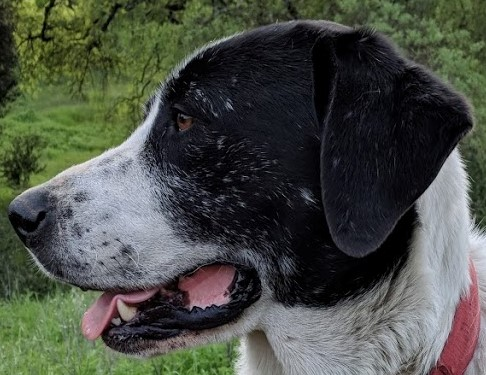
#> input picture DATA/sammy_face.jpg, 486 x 375 px
$ jupyter execute edge_detection.ipynb   (shell and % lines are left out)
#> lines starting #> are read from the running program, lines starting #| are printed output that depends on the picture; after the words box and inside, x2 and y2 are one past the last pixel; in counts of white or black regions, pixels touching at a corner belong together
[cell 1]
# HOW TO USE CANNY ALGORITHM
    # 1. Apply Gaussian Filter to smooth the image in order to remove the noise
    # 2. Find intensity gradients of the image
    # 3. Apply non-maximum suppression to get rid of spurious response to edge detection
    # 4. Apply double threshold to determine potential edges
    # 5. Track edge by hysteresis (finding only strong edges)

# For high resolution images, if we want only general edges, it is a good idea to apply
# custom blur before applying Canny Algorithm

[cell 2]
import cv2
import numpy as np
import matplotlib.pyplot as plt

[cell 3]
img = cv2.imread('../DATA/sammy_face.jpg')
#> img is the input picture: shape (375, 486, 3); mean B, G, R 70, 78.7, 74.2

[cell 4]
plt.imshow(img)

[cell 5]
edges = cv2.Canny(image=img, threshold1=127, threshold2=127)
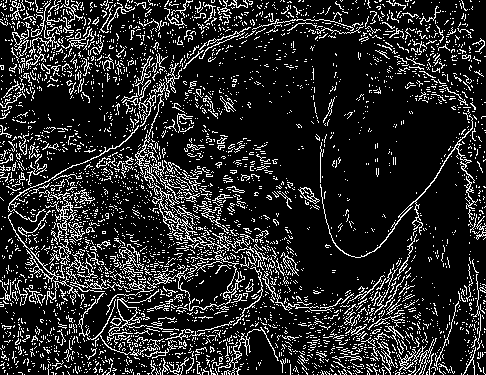
#> edges: shape (375, 486); 15.6% white in thin lines or dots

[cell 6]
plt.imshow(edges)

# we can see the general edges but also unnecessary edges

[cell 7]
edges = cv2.Canny(image=img, threshold1=0, threshold2=255)
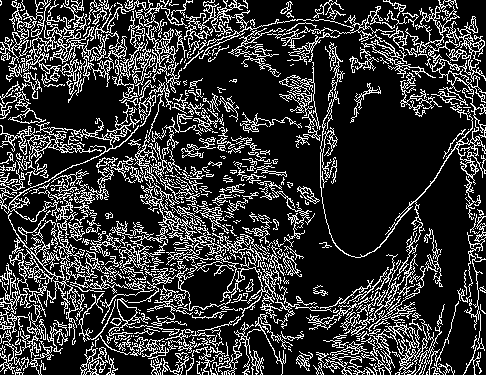
#> edges: shape (375, 486); 21% white in thin lines or dots
plt.imshow(edges)

[cell 8]
med_val = np.median(img)
#> med_val = 64
med_val
#> Out = 64

[cell 9]
# LOWER THRESHOLD TO EITHER 0 OR 70% OF THE MEDIAN VALUE WHICHEVER IS GREATER
lower = int(max(0, 0.7*med_val))
#> lower = 44

# UPPER THRESHOLD TO EITHER 130% OF MEDIAN OR THE MAX 255, WHICHEVER IS SMALLER
upper = int(min(255, 1.3*med_val))
#> upper = 83

[cell 10]
edges = cv2.Canny(image=img, threshold1=lower, threshold2=upper)
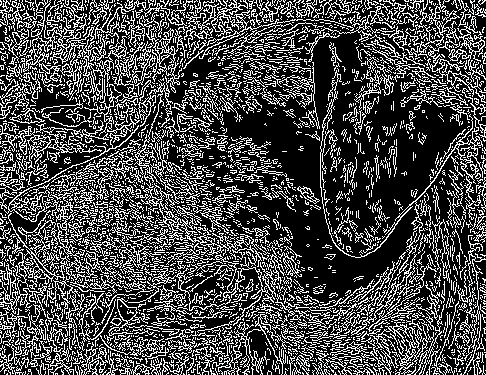
#> edges: shape (375, 486); 28.7% white in thin lines or dots
plt.imshow(edges)

[cell 11]
blurred_img = cv2.blur(img, ksize=(5,5))
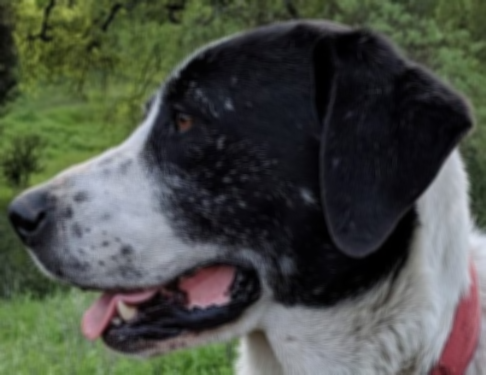
#> blurred_img: shape (375, 486, 3); mean B, G, R 70, 78.7, 74.2

[cell 12]
edges = cv2.Canny(image=blurred_img, threshold1=lower, threshold2=upper)
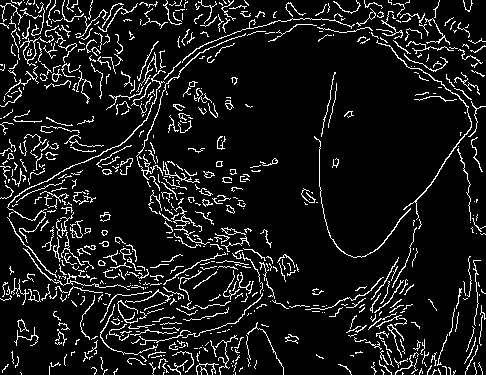
#> edges: shape (375, 486); 9.4% white in thin lines or dots
plt.imshow(edges)

[cell 13]
# PLAY AROUND WITH THE KSIZE AND THRESHOLD2

blurred_img = cv2.blur(img, ksize=(6,6))
edges = cv2.Canny(image=blurred_img, threshold1=lower, threshold2=upper + 50)
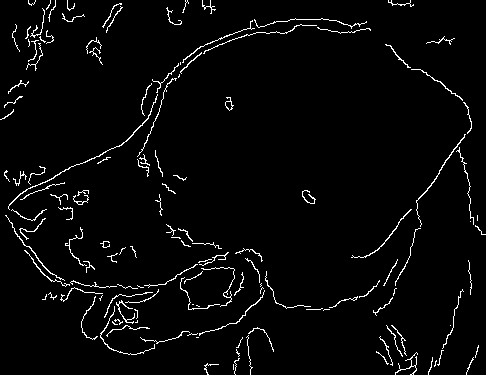
#> edges: shape (375, 486); 3.2% white in thin lines or dots
plt.imshow(edges)

$ run again, with DATA/00-puppy.jpg copied over DATA/sammy_face.jpg
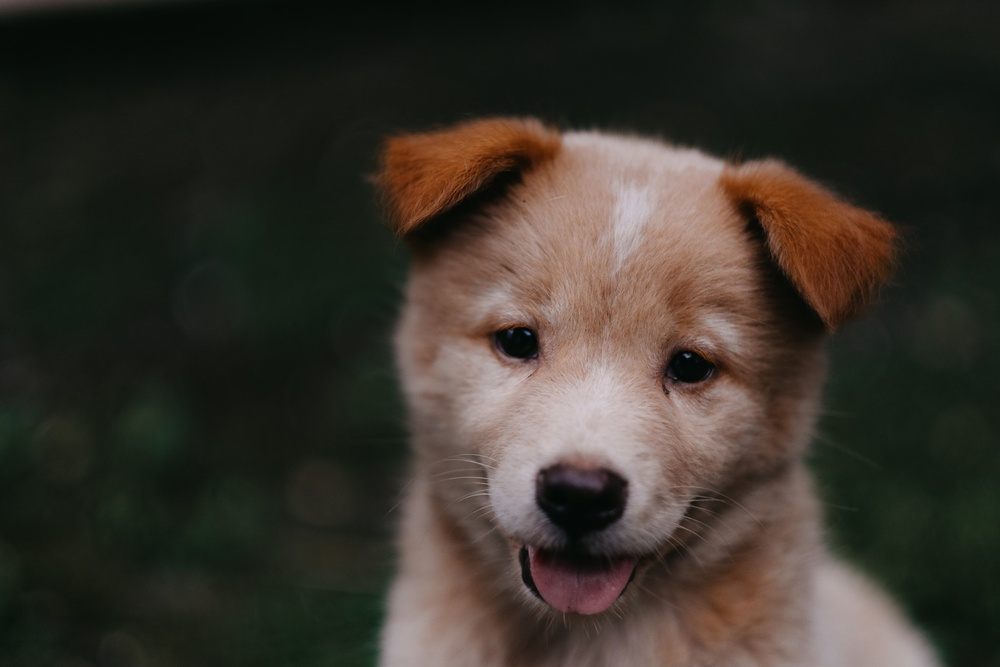
#> input picture DATA/00-puppy.jpg, 1000 x 667 px, shrunk from 1950 x 1300 before the run
#> img is the input picture: shape (667, 1000, 3); mean B, G, R 43.8, 51.8, 57.3
#> `edges = cv2.Canny(image=img, threshold1=0, threshold2=255)`:
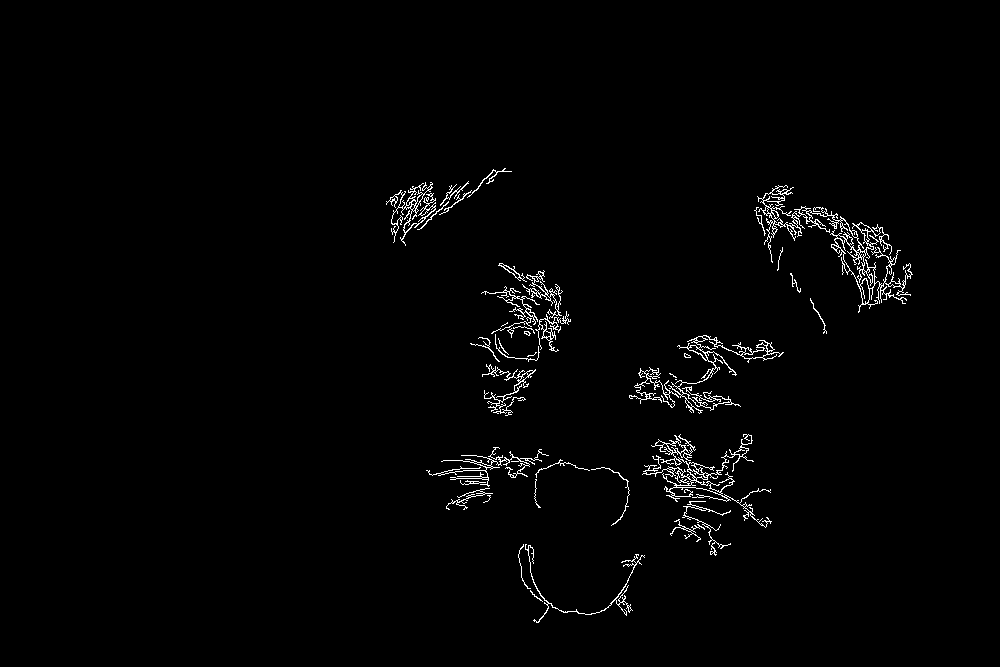
#> edges: shape (667, 1000); 1.5% white in thin lines or dots, all inside (x1, y1, x2, y2) = (386, 168, 913, 623)
#> med_val = 27
#> lower = 18
#> upper = 35
#> `edges = cv2.Canny(image=blurred_img, threshold1=lower, threshold2=uppe..`:
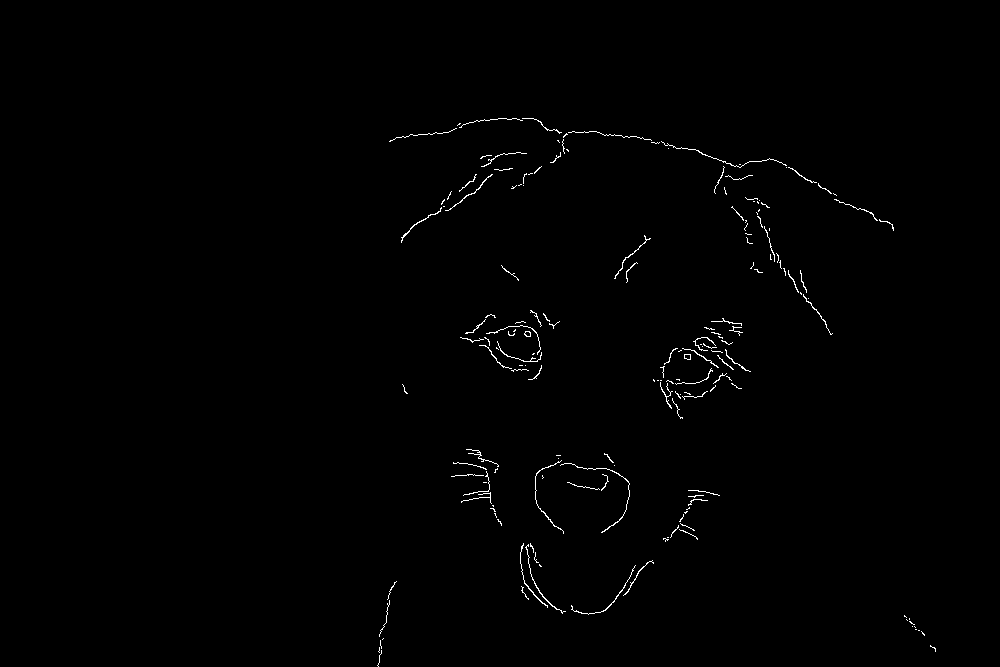
#> edges: shape (667, 1000); 0.6% white in thin lines or dots, all inside (x1, y1, x2, y2) = (377, 118, 936, 667)

$ run again, with DATA/Denis_Mukwege.jpg copied over DATA/sammy_face.jpg
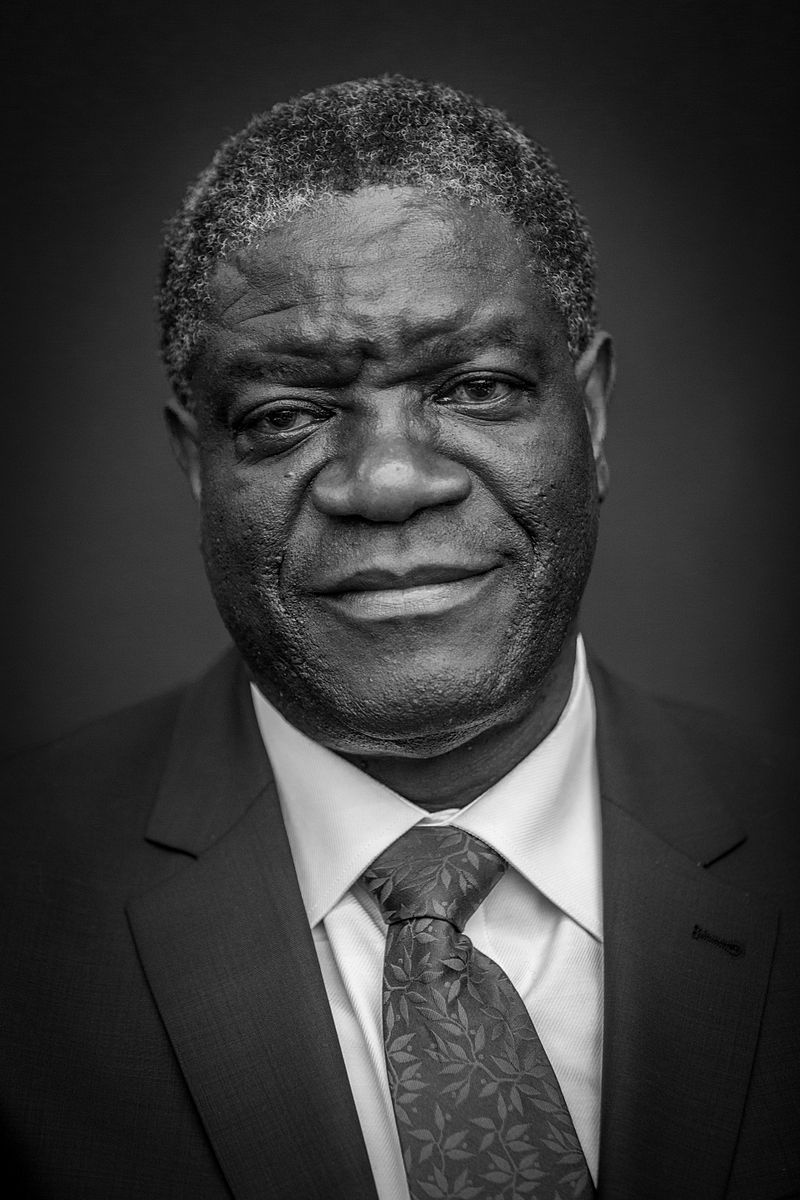
#> input picture DATA/Denis_Mukwege.jpg, 800 x 1200 px
#> img is the input picture: shape (1200, 800, 3); min 0, max 255, mean 58.8
#> `edges = cv2.Canny(image=img, threshold1=0, threshold2=255)`:
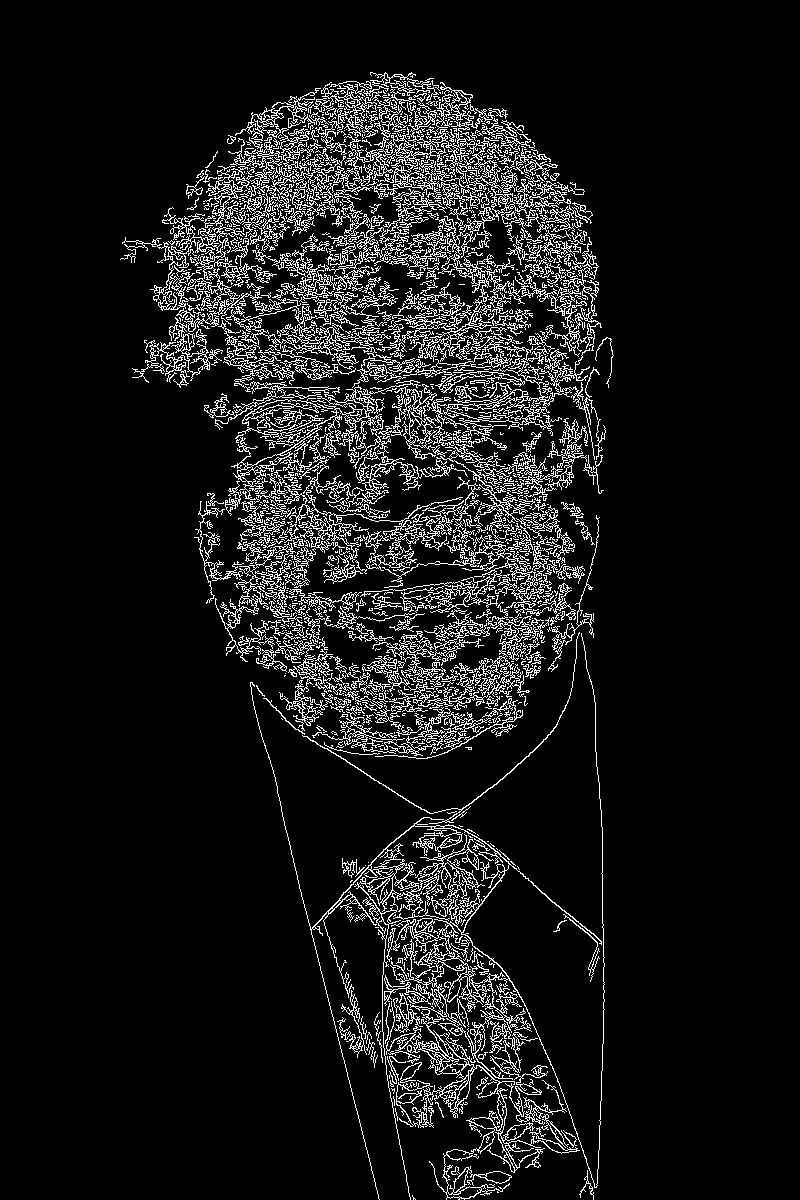
#> edges: shape (1200, 800); 9.1% white in thin lines or dots, all inside (x1, y1, x2, y2) = (120, 72, 614, 1200)
#> med_val = 43
#> lower = 30
#> upper = 55
#> `edges = cv2.Canny(image=blurred_img, threshold1=lower, threshold2=uppe..`:
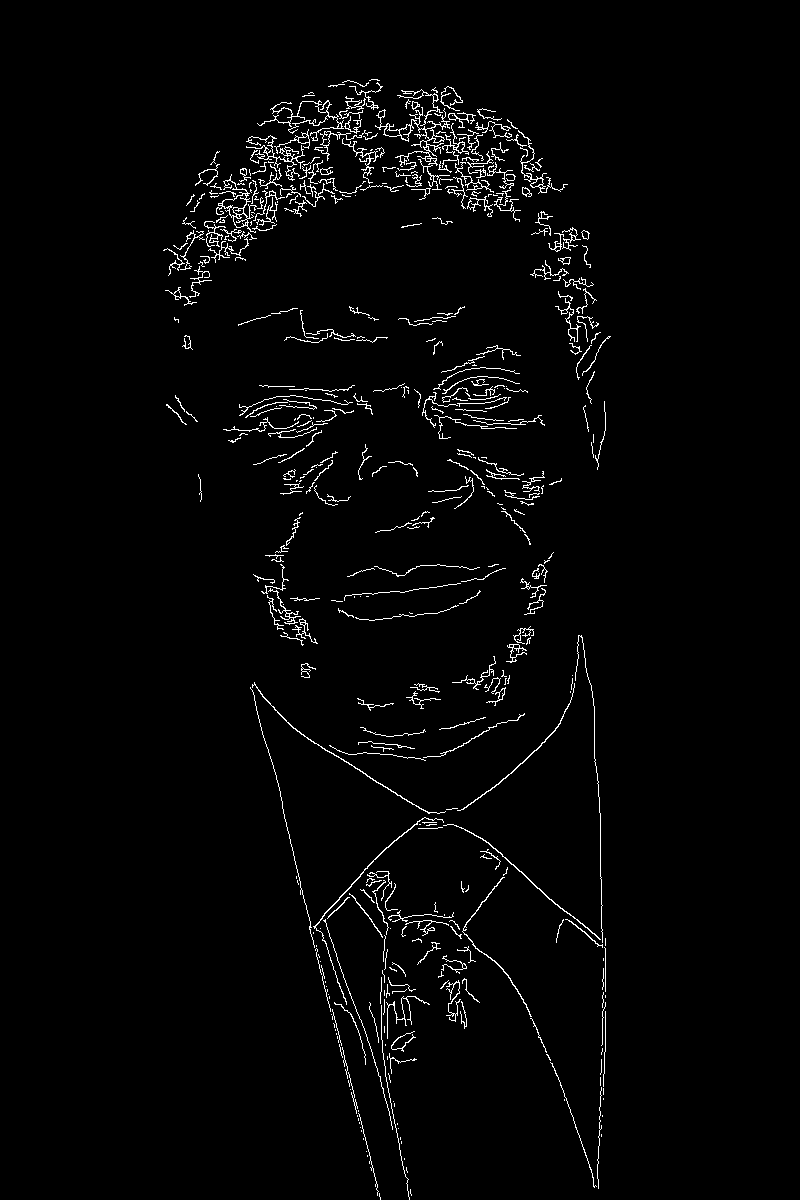
#> edges: shape (1200, 800); 2.2% white in thin lines or dots, all inside (x1, y1, x2, y2) = (163, 79, 611, 1200)

$ run again, with DATA/Nadia_Murad.jpg copied over DATA/sammy_face.jpg
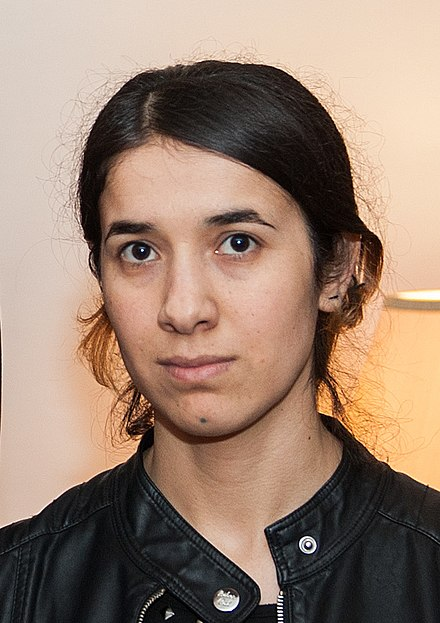
#> input picture DATA/Nadia_Murad.jpg, 440 x 623 px
#> img is the input picture: shape (623, 440, 3); mean B, G, R 112.7, 129.2, 153.8
#> `edges = cv2.Canny(image=img, threshold1=0, threshold2=255)`:
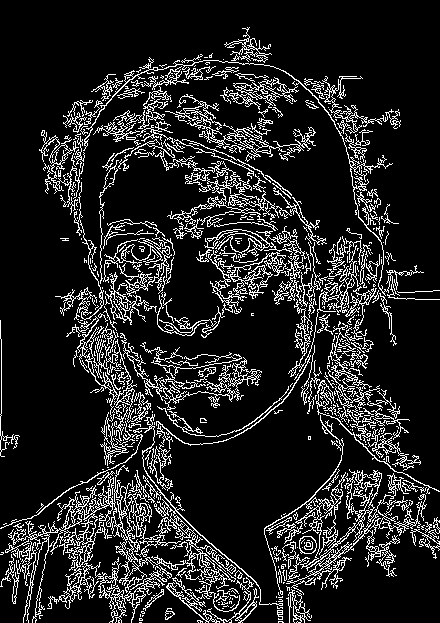
#> edges: shape (623, 440); 13.8% white in thin lines or dots
#> med_val = 151
#> lower = 105
#> upper = 196
#> `edges = cv2.Canny(image=blurred_img, threshold1=lower, threshold2=uppe..`:
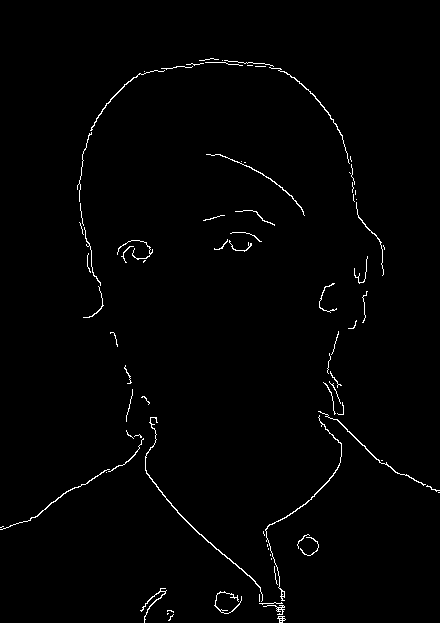
#> edges: shape (623, 440); 1.2% white in thin lines or dots
